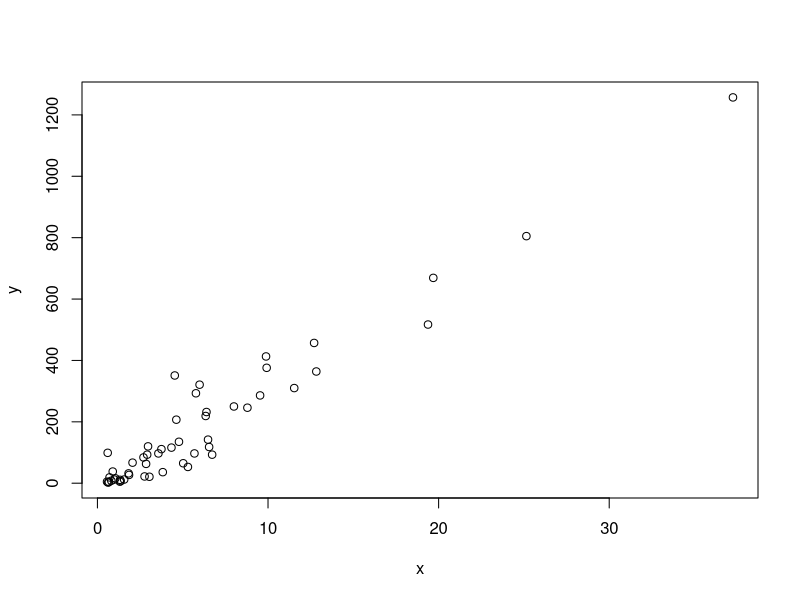
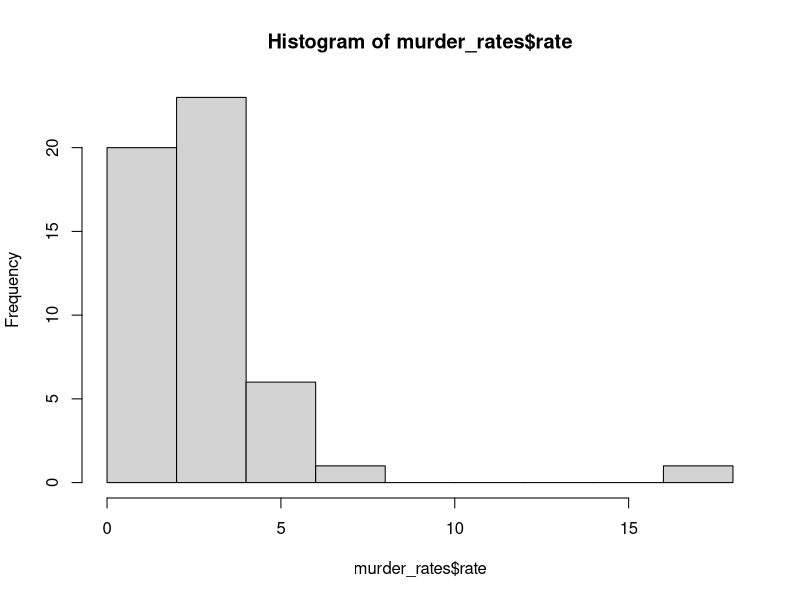
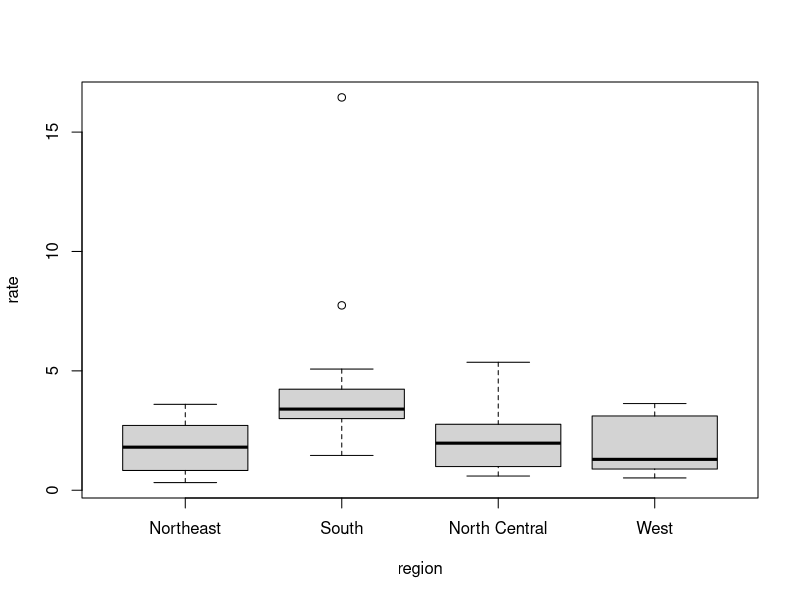
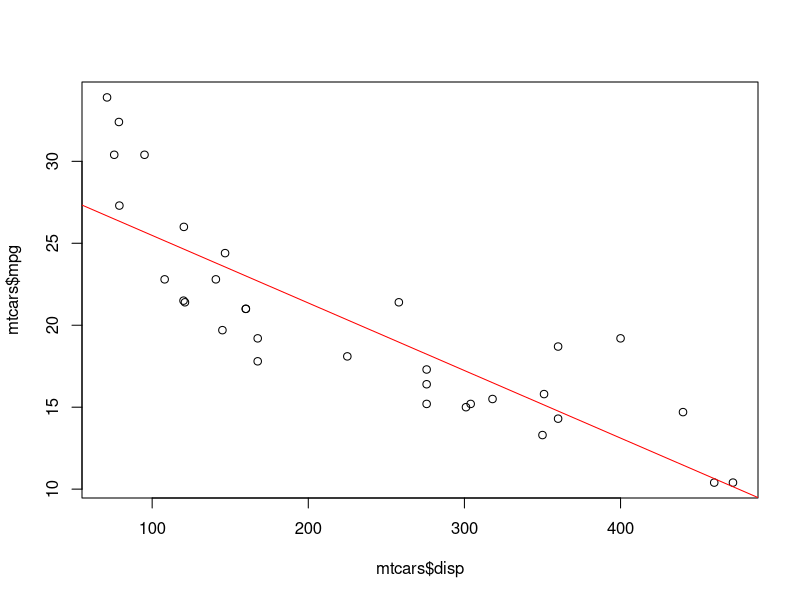

Recreate these plots in R, in order.
## ---- chunk 1
#| echo: true
library(dplyr)
library(dslabs)
data("murders")

head(murders)
## ---- chunk 2
#| echo: true
library(dplyr)
library(dslabs)
data("murders")

# adding a column with mutate
murders <- mutate(murders, rate = total / population * 100000)
head(murders)
## ---- chunk 3
#| echo: true
# subsetting with filter
filtered_murders <- filter(murders, rate <= 0.71)
head(filtered_murders)
## ---- chunk 4
#| echo: true
# selecting columns with select
new_table <- select(murders, state, region, rate)
head(new_table)
## ---- chunk 5
#| echo: true
# selecting all columns except specified ones
new_table <- select(murders, -state, -region)
head(new_table)
## ---- chunk 6
#| echo: true
# using the pipe
murders %>% 
  select(state, region, rate) %>%
  filter(rate <= 0.71) %>%
  head()
## ---- chunk 7
#| echo: true
# a simple scatterplot of total murders versus population
x <- murders$population / 10^6
y <- murders$total
plot(x, y)
## ---- chunk 8
#| echo: true
# a histogram of murder rates
murder_rates <- mutate(murders, rate = total / population * 100000)
hist(murder_rates$rate)
## ---- chunk 9
#| echo: true
# boxplots of murder rates by region
boxplot(rate~region, data = murder_rates)
## ---- chunk 10
#| echo: true
murder_summary <- murder_rates %>%
  filter(region == "West") %>%
  summarize(minimum = min(rate),
            median = median(rate),
            maximum = max(rate))
murder_summary
## ---- chunk 11
#| echo: true
murder_summary <- murder_rates %>%
  filter(region == "West") %>%
  summarize(minimum = min(rate),
            median = median(rate),
            maximum = max(rate))
murder_summary
## ---- chunk 12
#| echo: true
# average rate unadjusted by population size
mean(murders$rate)
## ---- chunk 13
#| echo: true
# average rate adjusted by population size
us_murder_rate <- murders %>% 
  summarize(rate = sum(total) / sum(population) * 10^5)
us_murder_rate
## ---- chunk 14
#| echo: true
# average rate adjusted by population size
us_murder_rate <- murders %>% 
  summarize(rate = sum(total) / sum(population) * 10^5) %>%
  pull(rate)
us_murder_rate
## ---- chunk 15
#| echo: true
# average rate adjusted by population size
us_murder_rate <- murders %>% 
  summarize(rate = sum(total) / sum(population) * 10^5) %>%
  .$rate
us_murder_rate
## ---- chunk 16
#| echo: true

fit <- mtcars %>%
	lm(mpg ~ disp, data = .)

plot(mtcars$disp, mtcars$mpg)
abline(fit, col = "red")
## ---- chunk 17
#| echo: true
# group by region
murders %>% group_by(region)
## ---- chunk 18
#| echo: true
# summarize after grouping
murders %>% 
  group_by(region) %>%
  summarize(median = median(rate))
## ---- chunk 19
#| echo: true
murders <- mutate(murders, rate = total / population * 10^5)
## ---- chunk 20
#| echo: true
murders <- mutate(murders, rate = total / population * 10^5)

# order the states by population size
murders %>% arrange(population) %>% head()
## ---- chunk 21
#| echo: true
murders <- mutate(murders, rate = total / population * 10^5)

# order the states by murder rate - the default is ascending order
murders %>% arrange(rate) %>% head()
## ---- chunk 22
#| echo: true
murders <- mutate(murders, rate = total / population * 10^5)

# order the states by murder rate in descending order
murders %>% arrange(desc(rate)) %>% head()
## ---- chunk 23
#| echo: true
murders <- mutate(murders, rate = total / population * 10^5)

# order the states by region and then by murder rate within region
murders %>% arrange(region, rate) %>% head()
## ---- chunk 24
#| echo: true
murders <- mutate(murders, rate = total / population * 10^5)

# return the top 10 states by murder rate
murders %>% top_n(10, rate)
## ---- chunk 25
#| echo: true
murders <- mutate(murders, rate = total / population * 10^5)

# return the top 10 states ranked by murder rate, sorted by murder rate
murders %>% arrange(desc(rate)) %>% top_n(10)
